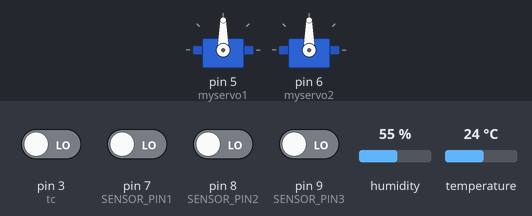
Simulated run of this sketch. Board: Arduino Mega 2560, built with avr-gcc and run on an emulated ATmega2560. Shown: 2 × servo. Inputs (shaded band) come from the test bench; at power-on: pin 3 (tc), pin 7 (SENSOR_PIN1), pin 8 (SENSOR_PIN2), pin 9 (SENSOR_PIN3) LOW, humidity 55 %, temperature 24 °C.

Above: at 1.3 s.
1.4 s: pin 3 (tc) driven HIGH
At 1.57 s:
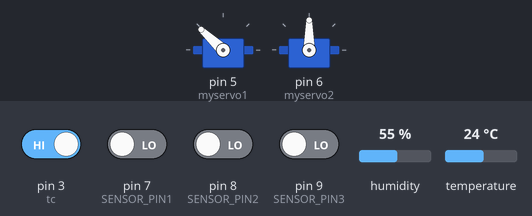
At 2.78 s:
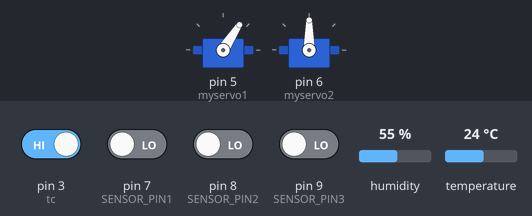
Timing chart, 0 to 10.4 s (numbered marks = the images above; inputs shaded):
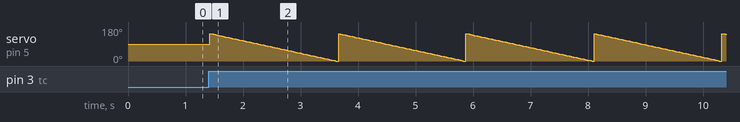

The sketch:

smartbin_code.ino
```cpp
#include <TFMPlus.h>
#include "DHT.h"
#include <SoftwareSerial.h>
#include <Servo.h>
Servo myservo1;
Servo myservo2;
int pos = 0;
SoftwareSerial sen4(10,11);
TFMPlus s1;
TFMPlus s2;
TFMPlus s3;
TFMPlus s4;
int db1,db2,db3,db4;
#define DHTPIN 2
#define DHTTYPE DHT11
DHT dht(DHTPIN, DHTTYPE);
const int SENSOR_PIN1 = 7;
const int SENSOR_PIN2 = 8;
const int SENSOR_PIN3 = 9;
const int SENSOR_PIN4 = 10;
const int tc = 3;
int currentState1;
int currentState2;
int currentState3;
int currentState4;
int x;
void setup() {
  myservo1.attach(5);
  myservo2.attach(6);
  pinMode(SENSOR_PIN1, INPUT);
  pinMode(SENSOR_PIN2, INPUT);
  pinMode(SENSOR_PIN3, INPUT);
  pinMode(SENSOR_PIN4, INPUT);
  pinMode(tc, INPUT);
  Serial1.begin(115200);
  delay(20);
  Serial2.begin( 115200);
  delay(20);
  Serial3.begin( 115200);
  delay(20);
  sen4.begin(115200);
  delay(20);
  s1.begin( &Serial1);
  delay(20);
  s2.begin( &Serial2);
  delay(20);
  s3.begin( &Serial3);
  delay(20);
  s4.begin(&sen4);
  delay(20);
  dht.begin();


}
void drycheck()
{
 currentState1= digitalRead(SENSOR_PIN1);
 currentState2= digitalRead(SENSOR_PIN2);
 if( currentState1==1&& currentState2==1)
 {
   s1.getData(db1);
   s2.getData(db2);
   if(db1<30&&db2<30)
   {
    Serial.println("dry bin is about to fill");

   }

 }

}
void wetcheck()
{
 currentState3= digitalRead(SENSOR_PIN3);
 currentState4= digitalRead(SENSOR_PIN4);
 if( currentState3==1&& currentState4==1)
 {
   s3.getData(db3);
   s4.getData(db4);
   if(db3<30&&db4<30)
   {
    Serial.println("wet bin is about to fill");
   }

 }
}

void loop() {
  x=digitalRead(tc);
  if(x==1)
  {
  float h = dht.readHumidity();
  if(h>300)
   for (pos = 0; pos <= 145; pos += 1) {
    myservo1.write(pos);
    delay(15);
  }
  else
  for (pos = 145; pos >= 0; pos -= 1) {
    myservo1.write(pos);
    delay(15);
  }
  }
  drycheck();
  wetcheck();
}
void crush()
{
  currentState1= digitalRead(SENSOR_PIN1);
  currentState2= digitalRead(SENSOR_PIN2);
  currentState3= digitalRead(SENSOR_PIN3);
  currentState4= digitalRead(SENSOR_PIN4);
  s1.getData(db1);
  s2.getData(db2);
  s3.getData(db3);
  s4.getData(db4);
  if( currentState1==1&&currentState2==1&&db1<30&&db2<30)
  {
    for (pos = 0; pos <= 180; pos += 1) {
    myservo2.write(pos);
    delay(15);
  }
  }
  else if( currentState3==1&&currentState4==1&&db3<30&&db4<30)
  {
    for (pos = 0; pos <= 180; pos += 1) {
    myservo2.write(pos);
    delay(15);
  }
  }
}
```
